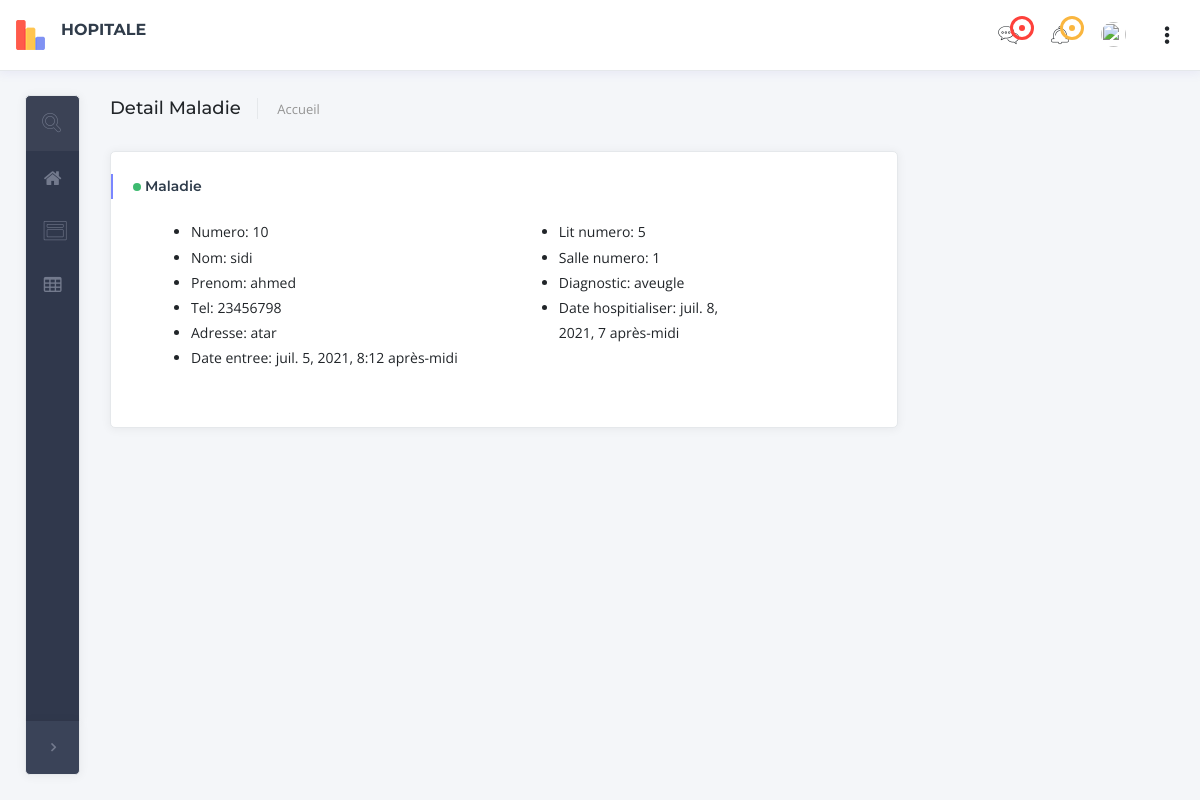
Screenshot of /detail_maladie/2/detail/ with the database file from the repository.
### personne/models.py (models this page shows, shortened)
class Personne(models.Model):
    num = models.IntegerField()
    nom = models.CharField(max_length=50)
    prenom = models.CharField(max_length=50)
    tel = models.IntegerField()
    adresse = models.CharField(max_length=50)

class Maladie(Personne):
    date_entree=models.DateTimeField(default=timezone.now)

class Hospitaliser(models.Model):
    numero_lit = models.IntegerField()
    diagnostic = models.CharField(max_length=20)
    date=models.DateTimeField(default=timezone.now)
    nom_maladie = models.ForeignKey(Maladie, on_delete=models.CASCADE, related_name='hospitaliser_maladie')
    nom_salle = models.ForeignKey(Salle, on_delete=models.CASCADE, related_name='hospitaliser_salle',verbose_name='Numero salle')

class Salle(models.Model):
    numero_salle= models.IntegerField()
    nom_service = models.ForeignKey(Service, on_delete=models.CASCADE, related_name='salle_service')
    nom_infermier = models.ForeignKey(Infermier, on_delete=models.CASCADE, related_name='salle_infermier')
    def __str__(self):
        return '%s' % (self.numero_salle)

### personne/views.py (the view)
# urls.py: path('detail_maladie/<int:maladie_id>/detail/', views.MaladieDetail, name='detail_maladie'),
def MaladieDetail(request, maladie_id):
    detail_maladie= get_object_or_404(Maladie, pk=maladie_id)
    maladie_hospitialiser =Hospitaliser.objects.filter(nom_maladie=maladie_id)
    try:
        h = Hospitaliser.objects.get(nom_maladie=maladie_id)
    except Hospitaliser.DoesNotExist:
        h = None
    if request.method == 'POST':
        form = HospitialiserFormm(data=request.POST)
        if form.is_valid():
            e=form.save(commit=False)
            e.nom_maladie=detail_maladie
            e.save()
            messages.success(request, f"Hospitialiser est bien ajouter")
            return redirect('personne:detail_maladie',maladie_id)
        else:
            messages.error(request, f"L'insertion n'est pas bin marche")
    else:
        form = HospitialiserFormm()
    context = {
        'title': 'detail maladie',
        'detail_maladie': detail_maladie,
        'maladie_hospitialiser':maladie_hospitialiser,
        'form':form,
        'h':h,
    }
    return render(request, 'detail_maladie.html', context)

### personne/templates/detail_maladie.html (shortened to what this page needs)
{% extends 'base.html'%}
{% block content %}
{% load crispy_forms_tags %}
    <div class="content-wrapper">
        <div class="container-fluid">
            <div class="page-title mb-4 d-flex align-items-center">
                <div class="mr-auto">
                    <h4 class="weight500 d-inline-block pr-3 mr-3 border-right">Detail Maladie</h4>
                    <nav aria-label="breadcrumb" class="d-inline-block ">
                        <ol class="breadcrumb p-0">
                            <li class="breadcrumb-item"><a href="{% url 'personne:home' %}">Accueil</a></li>
                        </ol>
                    </nav>
                </div>
            </div>
            <div class="row">
                <div class="col-xl-9">
                    <div class="card card-shadow mb-2">
                        <div class="card-header border-0">
                            <div class="custom-title-wrap bar-primary">
                                 <div class="custom-title">
                                     {% if maladie_hospitialiser %}
                                             <button class="btn  btn-success p-1 btn-md" data-toggle="tooltip" data-placement="right" title="Maladie deja hospitialiser"></button>
                                                Maladie<br>
                                    {% else %}
                                             <button class="btn btn-danger p-1 btn-md" data-toggle="tooltip" data-placement="right" title="Maladie non hospitialiser"></button>
                                            Maladie<br>
                                    {% endif %}
                                 </div>
                            </div>
                        <div class="card-body">
                            <div class="row">
                                <div class="col-md-6 mb-2">
                                       <ul>
                                             <li> Numero: {{detail_maladie.num}}  </li>
                                              <li> Nom: {{detail_maladie.nom}}  </li>
                                             <li>Prenom: {{detail_maladie.prenom}}  </li>
                                             <li> Tel: {{detail_maladie.tel }}   </li>
                                             <li> Adresse: {{detail_maladie.adresse}}</li>
                                           <li> Date entree: {{detail_maladie.date_entree}}   </li>
                                       </ul>
                                </div>
                                  {% if maladie_hospitialiser %}
                                    <div class="col-md-4 mb-6">
                                              <ul>
                                                  <li> Lit numero: {{h.numero_lit}}  </li>
                                                  <li> Salle numero: {{h.nom_salle}}  </li>
                                                  <li> Diagnostic: {{h.diagnostic}}  </li>
                                                  <li> Date hospitialiser: {{h.date}}  </li>
                                              </ul>
                                     </div>
                                  {% endif %}
                            </div>
                        </div>
                    </div>
                </div>
            </div>
        </div>
    </div>
    </div>
{% endblock  %}

### rows the page displays
Personne: num "10", nom "sidi", prenom "ahmed", tel "23456798", adresse "atar"
Maladie: date_entree "juil. 5, 2021, 8:12 après-midi"
Hospitaliser: numero_lit "5", nom_salle "1", diagnostic "aveugle", date "juil. 8, 2021, 7 après-midi"
